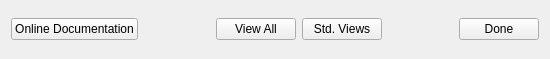
<?xml version="1.0" encoding="UTF-8"?>
<ui version="4.0">
 <class>Buttons</class>
 <widget class="QWidget" name="Buttons">
  <property name="geometry">
   <rect>
    <x>0</x>
    <y>0</y>
    <width>550</width>
    <height>59</height>
   </rect>
  </property>
  <property name="windowTitle">
   <string>Buttons</string>
  </property>
  <layout class="QHBoxLayout" name="horizontalLayout">
   <item>
    <widget class="QPushButton" name="pushButtonDocumentation">
     <property name="text">
      <string>Online Documentation</string>
     </property>
    </widget>
   </item>
   <item>
    <spacer name="horizontalSpacer_2">
     <property name="orientation">
      <enum>Qt::Horizontal</enum>
     </property>
     <property name="sizeHint" stdset="0">
      <size>
       <width>28</width>
       <height>20</height>
      </size>
     </property>
    </spacer>
   </item>
   <item>
    <widget class="QPushButton" name="viewAll_pushButton">
     <property name="text">
      <string>View All</string>
     </property>
    </widget>
   </item>
   <item>
    <widget class="QPushButton" name="stdViews_pushButton">
     <property name="text">
      <string>Std. Views</string>
     </property>
    </widget>
   </item>
   <item>
    <spacer name="horizontalSpacer_9">
     <property name="orientation">
      <enum>Qt::Horizontal</enum>
     </property>
     <property name="sizeHint" stdset="0">
      <size>
       <width>29</width>
       <height>20</height>
      </size>
     </property>
    </spacer>
   </item>
   <item>
    <widget class="QPushButton" name="done_pushButton">
     <property name="sizePolicy">
      <sizepolicy hsizetype="Minimum" vsizetype="Fixed">
       <horstretch>0</horstretch>
       <verstretch>0</verstretch>
      </sizepolicy>
     </property>
     <property name="text">
      <string>Done</string>
     </property>
    </widget>
   </item>
  </layout>
 </widget>
 <resources/>
 <connections/>
</ui>
